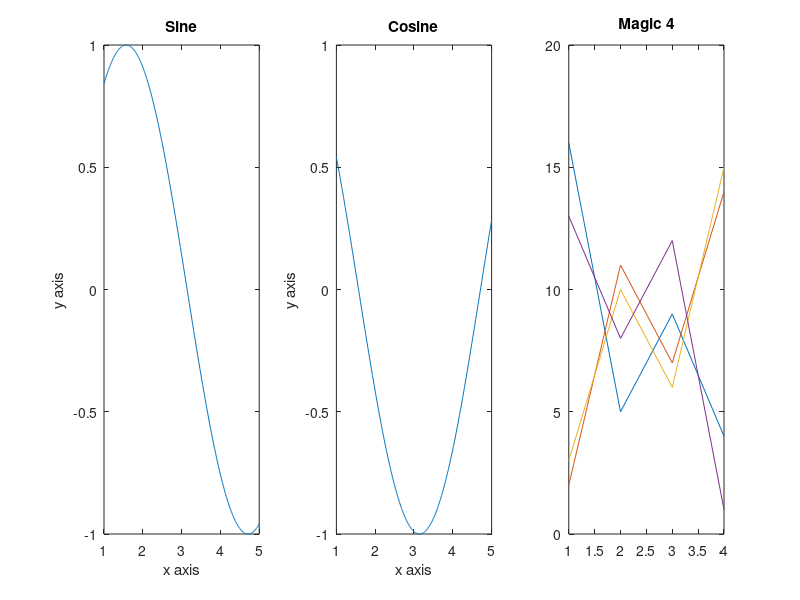

MATLAB code to generate this figure:
t=1:0.01:5;
subplot(1,3,1);
a=sin(t); plot(t,a);
xlabel('x axis'); ylabel('y axis');
title('Sine');
subplot(1,3,2);
a=cos(t); plot(t,a);
xlabel('x axis'); ylabel('y axis');
title('Cosine');
subplot(1,3,3);
k=magic(4); plot(k);
title('Magic 4');